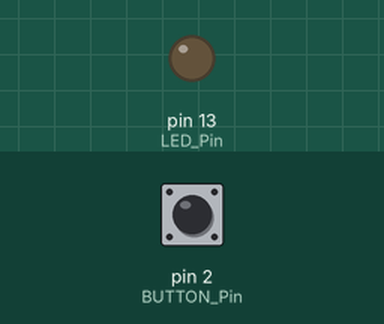
A sketch run on a simulated Arduino Uno, built with avr-gcc and run on an emulated ATmega328P. Parts: output pins drawn as LEDs (lit = HIGH). The inputs (shaded band) are chosen by the test bench; at power-on: pin 2 (BUTTON_Pin) HIGH.

Above: at 1.2 s.
1.3 s: pin 2 (BUTTON_Pin) pulled LOW for 0.15 s
At 1.8 s:
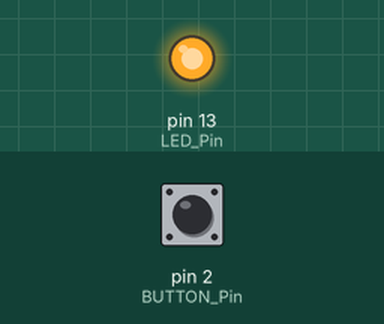
2.9 s: pin 2 (BUTTON_Pin) pulled LOW for 1 s
At 4.3 s:
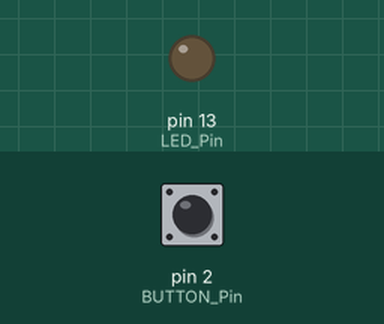
5.4 s: pin 2 (BUTTON_Pin) pulled LOW for 3.2 s
At 9.0 s:
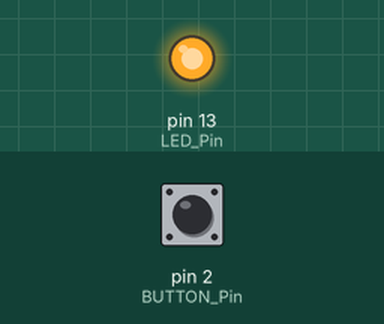
Timing chart, 0 to 10.5 s (numbered marks = the images above; inputs shaded):
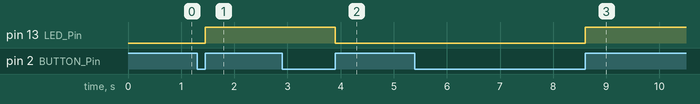

The sketch:

Switch_control.ino
```cpp
//開關及控制LED亮與暗
const int BUTTON_Pin = 2;
const int LED_Pin = 13;
const int ButtonDelay = 100;
int LED_State = LOW;
void setup(){
    pinMode(BUTTON_Pin, INPUT_PULLUP);
    pinMode(LED_Pin, OUTPUT);
}
void loop(){
    int val = digitalRead(BUTTON_Pin);
    if(val == LOW){
        delay(ButtonDelay);
        while(digitalRead(BUTTON_Pin) == LOW)
            ;                                   //等待放開按鍵
        LED_State = !LED_State;
        digitalWrite(LED_Pin, LED_State);
    }
}
```

Measured:
- after the input at 1.3 s, pin 13 (LED_Pin): LOW → HIGH after 0.15 s
- after the input at 2.9 s, pin 13 (LED_Pin): HIGH → LOW after 1.0 s
- after the input at 5.4 s, pin 13 (LED_Pin): LOW → HIGH after 3.2 s
